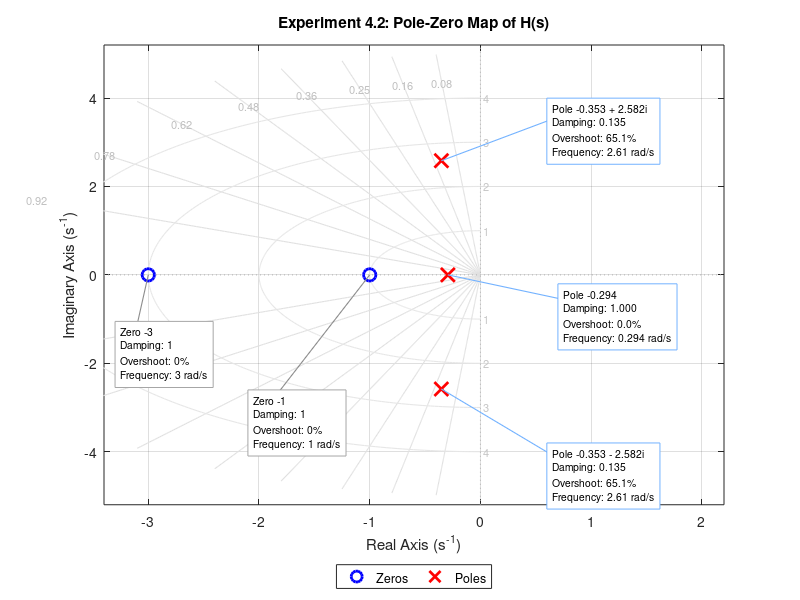

MATLAB code for this plot:
clc;
clear;
close all;

%% ====================================
% Numerator and denominator
%% ====================================

num = [1 4 3];
den = [1 1 7 2];

%% ====================================
% Compute zeros and poles
%% ====================================

z = roots(num);
p = roots(den);

%% ====================================
% Enhanced pole-zero map
%% ====================================

figure;
hold on;

% Damping-ratio rays and natural-frequency arcs, drawn manually so the
% figure remains available without Control System Toolbox.
zeta_values = [0.08 0.16 0.25 0.36 0.48 0.62 0.78 0.92];
wn_values = 1:4;
xlim_values = [-3.4 2.2];
ylim_values = [-5.2 5.2];

for i = 1:length(zeta_values)
    zeta = zeta_values(i);
    theta = acos(zeta);
    r = linspace(0, 5, 200);
    x = -r*cos(theta);
    y = r*sin(theta);
    plot(x, y, '-', 'Color', [0.88 0.88 0.88], 'LineWidth', 0.8, 'HandleVisibility', 'off');
    plot(x, -y, '-', 'Color', [0.88 0.88 0.88], 'LineWidth', 0.8, 'HandleVisibility', 'off');

    label_r = 4.35;
    text(-label_r*cos(theta), label_r*sin(theta), sprintf('%.2f', zeta), ...
        'Color', [0.75 0.75 0.75], 'FontSize', 8, ...
        'HorizontalAlignment', 'center', 'HandleVisibility', 'off');
end

phi = linspace(pi/2, 3*pi/2, 250);
for i = 1:length(wn_values)
    wn = wn_values(i);
    plot(wn*cos(phi), wn*sin(phi), '-', 'Color', [0.90 0.90 0.90], ...
        'LineWidth', 0.8, 'HandleVisibility', 'off');
    text(0.03, wn, sprintf('%d', wn), 'Color', [0.78 0.78 0.78], ...
        'FontSize', 8, 'HandleVisibility', 'off');
    text(0.03, -wn, sprintf('%d', wn), 'Color', [0.78 0.78 0.78], ...
        'FontSize', 8, 'HandleVisibility', 'off');
end

plot([xlim_values(1) xlim_values(2)], [0 0], ':', 'Color', [0.70 0.70 0.70], ...
    'HandleVisibility', 'off');
plot([0 0], [ylim_values(1) ylim_values(2)], ':', 'Color', [0.70 0.70 0.70], ...
    'HandleVisibility', 'off');

zero_handle = plot(real(z), imag(z), 'ob', 'MarkerSize', 9, ...
    'LineWidth', 2, 'DisplayName', 'Zeros');
pole_handle = plot(real(p), imag(p), 'xr', 'MarkerSize', 10, ...
    'LineWidth', 2, 'DisplayName', 'Poles');

% Annotation boxes for zeros.
for i = 1:length(z)
    info = sprintf('Zero %.0f\nDamping: 1\nOvershoot: 0%%\nFrequency: %.3g rad/s', ...
        real(z(i)), abs(real(z(i))));

    if real(z(i)) < -2
        text_pos = [-3.25, -1.80];
    else
        text_pos = [-2.05, -3.35];
    end

    plot([real(z(i)) text_pos(1)+0.12], [imag(z(i)) text_pos(2)+0.35], ...
        '-', 'Color', [0.55 0.55 0.55], 'LineWidth', 0.8, 'HandleVisibility', 'off');

    text(text_pos(1), text_pos(2), info, ...
        'FontSize', 7.5, 'BackgroundColor', 'w', 'EdgeColor', [0.65 0.65 0.65], ...
        'Margin', 4, 'Interpreter', 'none', 'HandleVisibility', 'off');
end

% Annotation boxes for poles.
for i = 1:length(p)
    sigma = real(p(i));
    omega_d = imag(p(i));
    wn = abs(p(i));
    zeta = -sigma / wn;

    if zeta > 0 && zeta < 1
        overshoot = exp(-zeta*pi/sqrt(1-zeta^2)) * 100;
    else
        overshoot = 0;
    end

    if abs(omega_d) < 1e-10
        pole_label = sprintf('Pole %.3f', sigma);
    elseif omega_d > 0
        pole_label = sprintf('Pole %.3f + %.3fi', sigma, omega_d);
    else
        pole_label = sprintf('Pole %.3f - %.3fi', sigma, abs(omega_d));
    end

    info = sprintf('%s\nDamping: %.3f\nOvershoot: %.1f%%\nFrequency: %.3g rad/s', ...
        pole_label, zeta, overshoot, wn);

    if omega_d > 0
        text_pos = [0.65 3.25];
    elseif omega_d < 0
        text_pos = [0.65 -4.55];
    else
        text_pos = [0.75 -0.95];
    end

    plot([real(p(i)) text_pos(1)+0.08], [imag(p(i)) text_pos(2)+0.35], ...
        '-', 'Color', [0.45 0.70 1.00], 'LineWidth', 0.8, 'HandleVisibility', 'off');

    text(text_pos(1), text_pos(2), info, ...
        'FontSize', 7.5, 'BackgroundColor', 'w', 'EdgeColor', [0.45 0.70 1.00], ...
        'Margin', 4, 'Interpreter', 'none', 'HandleVisibility', 'off');
end

grid on;
box on;
xlim(xlim_values);
ylim(ylim_values);

xlabel('Real Axis (s^{-1})');
ylabel('Imaginary Axis (s^{-1})');
title('Experiment 4.2: Pole-Zero Map of H(s)');
legend([zero_handle pole_handle], 'Location', 'southoutside', 'Orientation', 'horizontal');

%% ====================================
% Display values
%% ====================================

disp('Zeros:');
disp(z);

disp('Poles:');
disp(p);

for i = 1:length(p)
    sigma = real(p(i));
    wn = abs(p(i));
    zeta = -sigma / wn;
    fprintf('Pole %d: damping ratio = %.4f, natural frequency = %.4f rad/s\n', ...
        i, zeta, wn);
end

if all(real(p) < 0)
    disp('Stability: stable because all poles lie in the left half-plane.');
else
    disp('Stability: unstable because at least one pole is not in the left half-plane.');
end
